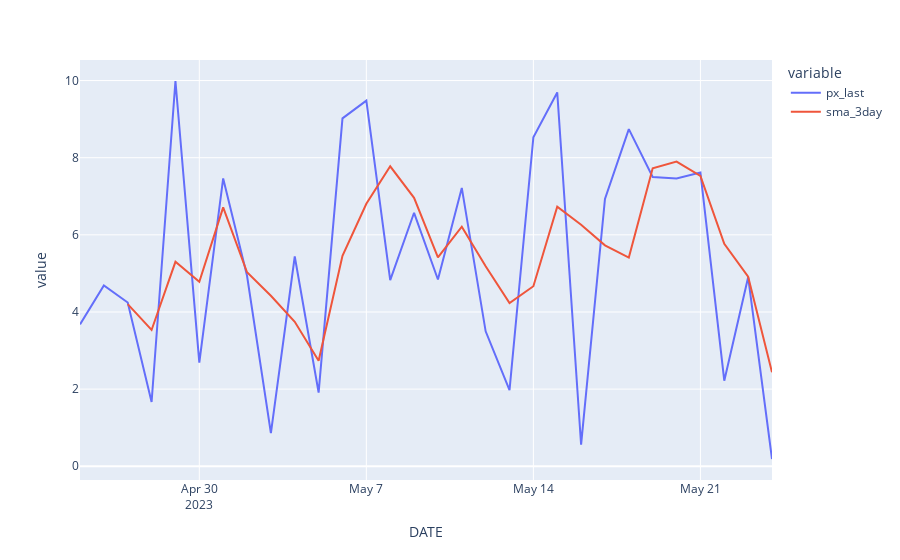

Notebook source saved alongside this figure:
### Code cell
import pandas as pd

# Make a copy of the dataframe
df_withavgs = base_df.copy()

df_withavgs["sma_3day"] = df_withavgs["px_last"].rolling(3).mean()
px.line(df_withavgs, x="DATE", y=["px_last", "sma_3day"])

### Figure 1 — Plotly figure (JSON) as saved in the notebook; plotly's stock layout.template omitted (floating-point values rounded to 4 significant figures)
{"data": [{"hovertemplate": "variable=px_last<br>DATE=%{x}<br>value=%{y}<extra></extra>", "legendgroup": "px_last", "line": {"color": "#636efa", "dash": "solid"}, "marker": {"symbol": "circle"}, "mode": "lines", "name": "px_last", "orientation": "v", "showlegend": true, "type": "scatter", "x": ["2023-04-25T00:00:00", "2023-04-26T00:00:00", "2023-04-27T00:00:00", "2023-04-28T00:00:00", "2023-04-29T00:00:00", "2023-04-30T00:00:00", "2023-05-01T00:00:00", "2023-05-02T00:00:00", "2023-05-03T00:00:00", "2023-05-04T00:00:00", "2023-05-05T00:00:00", "2023-05-06T00:00:00", "2023-05-07T00:00:00", "2023-05-08T00:00:00", "2023-05-09T00:00:00", "2023-05-10T00:00:00", "2023-05-11T00:00:00", "2023-05-12T00:00:00", "2023-05-13T00:00:00", "2023-05-14T00:00:00", "2023-05-15T00:00:00", "2023-05-16T00:00:00", "2023-05-17T00:00:00", "2023-05-18T00:00:00", "2023-05-19T00:00:00", "2023-05-20T00:00:00", "2023-05-21T00:00:00", "2023-05-22T00:00:00", "2023-05-23T00:00:00", "2023-05-24T00:00:00"], "xaxis": "x", "y": [3.679, 4.688, 4.246, 1.666, 9.988, 2.686, 7.462, 4.938, 0.8603, 5.438, 1.911, 9.02, 9.48, 4.827, 6.571, 4.841, 7.215, 3.498, 1.972, 8.53, 9.692, 0.5587, 6.933, 8.74, 7.498, 7.463, 7.618, 2.218, 4.902, 0.188], "yaxis": "y"}, {"hovertemplate": "variable=sma_3day<br>DATE=%{x}<br>value=%{y}<extra></extra>", "legendgroup": "sma_3day", "line": {"color": "#EF553B", "dash": "solid"}, "marker": {"symbol": "circle"}, "mode": "lines", "name": "sma_3day", "orientation": "v", "showlegend": true, "type": "scatter", "x": ["2023-04-25T00:00:00", "2023-04-26T00:00:00", "2023-04-27T00:00:00", "2023-04-28T00:00:00", "2023-04-29T00:00:00", "2023-04-30T00:00:00", "2023-05-01T00:00:00", "2023-05-02T00:00:00", "2023-05-03T00:00:00", "2023-05-04T00:00:00", "2023-05-05T00:00:00", "2023-05-06T00:00:00", "2023-05-07T00:00:00", "2023-05-08T00:00:00", "2023-05-09T00:00:00", "2023-05-10T00:00:00", "2023-05-11T00:00:00", "2023-05-12T00:00:00", "2023-05-13T00:00:00", "2023-05-14T00:00:00", "2023-05-15T00:00:00", "2023-05-16T00:00:00", "2023-05-17T00:00:00", "2023-05-18T00:00:00", "2023-05-19T00:00:00", "2023-05-20T00:00:00", "2023-05-21T00:00:00", "2023-05-22T00:00:00", "2023-05-23T00:00:00", "2023-05-24T00:00:00"], "xaxis": "x", "y": [null, null, 4.204, 3.533, 5.3, 4.78, 6.712, 5.029, 4.42, 3.746, 2.737, 5.456, 6.804, 7.776, 6.96, 5.413, 6.209, 5.185, 4.228, 4.667, 6.731, 6.26, 5.728, 5.411, 7.724, 7.9, 7.526, 5.766, 4.913, 2.436], "yaxis": "y"}], "layout": {"legend": {"title": {"text": "variable"}, "tracegroupgap": 0}, "margin": {"t": 60}, "xaxis": {"anchor": "y", "domain": [0, 1], "title": {"text": "DATE"}}, "yaxis": {"anchor": "x", "domain": [0, 1], "title": {"text": "value"}}}}
